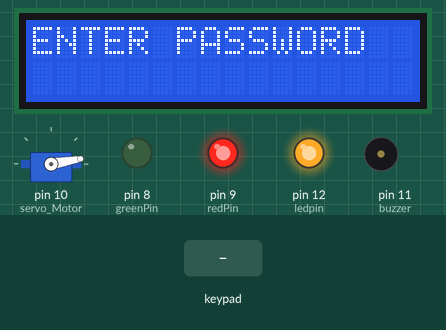
The sketch below on a simulated Arduino Uno, built with avr-gcc and run on an emulated ATmega328P. Shown: 16×2 character LCD, servo, output pins drawn as LEDs (lit = HIGH), buzzer (waves = sounding, pin HIGH). The test bench sets the inputs (shaded band). EEPROM starts erased.

Above: at 6.2 s.
6.3 s: key '*' pressed
At 7.7 s:
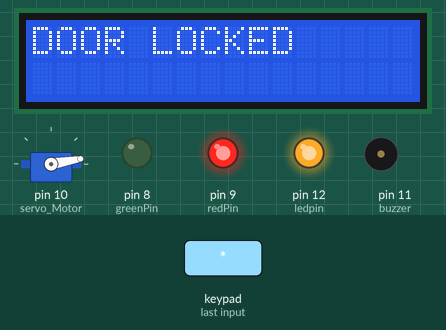
9.3 s: keypad keys 1 2 3 4 pressed 0.4 s apart
At 12.6 s:
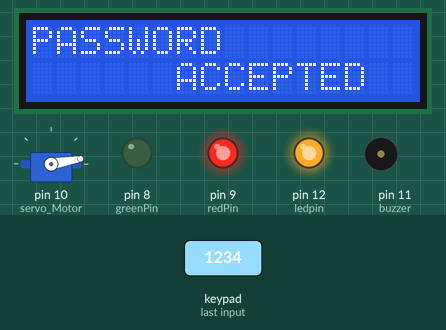
13.9 s: key '#' pressed
16.9 s: keypad keys 5 6 7 * pressed 0.4 s apart
At 19.9 s:
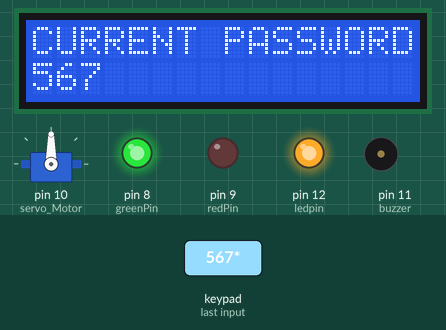
20.1 s: key '#' pressed
23.1 s: keypad keys 1 2 3 4 # pressed 0.4 s apart
At 26.8 s:
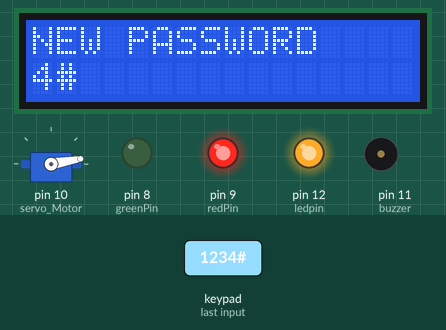
Timing chart, 0 to 28.0 s (numbered marks = the images above; inputs shaded):
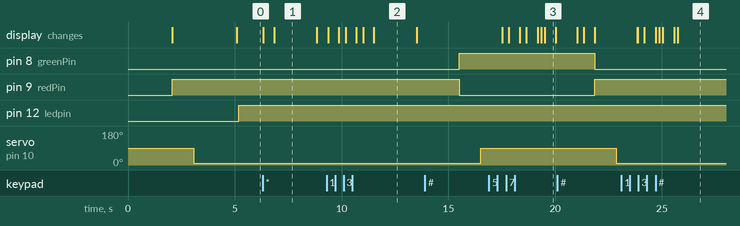

The sketch:

Main_Prog.ino
```cpp
#include<Keypad.h> // KEYPAD LIBRARY FOR KEYPAD INTERFACING
#include<LiquidCrystal.h> // LIBRARY FOR LCD INTERFACING
#include<Servo.h>// LIBRARY FOR SERVO MOTOR
#include<EEPROM.h>


# define buzzer  11// DEFINING PIN FOR BUZZER
# define redPin  9// DEFINING PIN FOR RED LED
# define greenPin 8 // DEFINING PIN FOR GREEN LED
# define ledpin  12// DEFINING PIN FOR OUTDOOR LIGHT

LiquidCrystal lcd(A0, A1, A2, A3, A4, A5);// PINS FOR LCD


char keys[4][3]={ // LAYOUT OF KEYPAD
  {'1', '2', '3'},
  {'4', '5', '6'},
  {'7', '8', '9'},
  {'*', '0', '#'}};

byte rowPin[4]={1, 2, 3, 4}; // ROW PINS OF KEYPAD
byte colPin[3]={5, 6, 7}; // COLUMN PINS OF KEYPAD

Servo servo_Motor;
char initial_password[3],new_password[3]; //VARIABLES FOR PASSWORD.
int position = 0; // VARIABLE FOR DETERMINING THE POSITION.

int wrong = 0; // VARIABLE FOR CALCULATING THE WRONG INPUT.

Keypad keypad=Keypad(makeKeymap(keys),rowPin,colPin,4,3);// MAPPING THE KEYPAD.


int total = 0; // VARIABLE TO DETERMINE THE NUMBER OF WRONG ATTEMPTS.

void setup()
{
 pinMode(ledpin,OUTPUT);
 pinMode(redPin,OUTPUT);
 pinMode(greenPin,OUTPUT);

lcd.begin(16,2);
lcd.print("HOME AUTOMATION");
lcd.setCursor(0,2);
lcd.print("BASED ENERGYMETER");
delay(2000);
lcd.clear();
servo_Motor.attach(10);
setLocked(true);
delay(1000);
initialpassword();
pinMode(buzzer, OUTPUT);
}

void loop()
{

  lcd.clear();
  lcd.print("ENTER PASSWORD");
  delay(100);

 char pressed=keypad.getKey();// TAKING THE INPUT FROM KEYPAD
 String key[3];
 digitalWrite(ledpin,HIGH);
 if(pressed) // IF THE KEY IS PRESSED
 {
  lcd.clear();
  lcd.print("ENTER PASSWORD");
  lcd.setCursor(position,2);
  lcd.print(pressed);
  delay(500);
    if(pressed == '*')// IF THE KEY * IS PRESSED
      {
          lcd.clear();
          lcd.print("DOOR LOCKED");
          position = 0;
          setLocked(true);
          lcd.clear();
      }
      else if (pressed == '#')// IF THE KEY # IS PRESSED
       {

         position = 0;
         lcd.clear();
         change();
       }

    else if(pressed == initial_password[position])// CHECK THE PASSWORD
      {
          key[position]=pressed;
          position++;
      }

    else if (pressed != initial_password[position] )
      {
          wrong++;// IN CASE OF WRONG INPUT INCREMENT BOTH WRONG AND POSITION.
          position ++;
      }


    if(position == 3)// WHEN POSITION == 3 THEN CHECK THE FOLLOWING
      {
          if( wrong >0) // IF ANY WRONG INPUT IF GIVEN THEN INCREMENT TOTAL AND

            {
                total++;
                wrong = 0;
                position = 0;// SET WRONG AND POSITION TO ZERO.
                lcd.clear();
                lcd.print("WRONG");
                lcd.setCursor(5,2);
                lcd.print("PASSWORD");
                delay(1000);
                setLocked(true);
            }

          else if(position == 3 && wrong == 0)// IF NO WRONG VALUE IS GIVEN THEN DISPLAY THE ACCEPTED PASSWORD AND
            {                                  // MOVE THE SERVO MOTOR.

                position = 0;
                wrong = 0;
                lcd.clear();
                lcd.print("PASSWORD");
                lcd.setCursor(6,2);
                lcd.print("ACCEPTED");
                delay(2000);
                lcd.clear();
                lcd.print("DOOR OPEN");
                delay(2000);
                setLocked(false);
            }

          if(total ==3)// IF TOTAL OF 3 ATTEMPTS ARE DONE BY ENTERING WRONG PASS

            {
                total=0; //WORD THEN SOUND A BUZZER AND SET TOTAL TO 0.
                buzzer_beep();
                delay(500);
            }
       }

    }
}

void setLocked(int locked)// FUNCTION TO CHANGE STATUS OF SERVO MOTOR.
  {
    if (locked)
      {
          digitalWrite(redPin, HIGH);
          digitalWrite(greenPin, LOW);
          delay(1000);
          servo_Motor.attach(10);
          servo_Motor.write(10);
          delay(1000);
          servo_Motor.detach();
      }
    else
      {
          digitalWrite(redPin, LOW);
          digitalWrite(greenPin, HIGH);
          delay(1000);
          servo_Motor.attach(10);
          servo_Motor.write(90);
          delay(1000);
          servo_Motor.detach();
      }
  }
void buzzer_beep()// FUNCTION TO BEEP THE BUZZER.
{
 analogWrite(buzzer, 200);
 delay(1000);

   while(1)
   {
   lcd.scrollDisplayLeft();
   delay(200);
   }
}

void change()// FUNCTION TO CHECK THE PASSWORD.
{
  char pressed;
  int j=0;
  lcd.clear();
  lcd.print("CURRENT PASSWORD");
  lcd.setCursor(0,1);
  while(j<3)
  {
   char pressed=keypad.getKey();// TAKING THE INPUT FROM KEYPAD
    if(pressed)

    {
      new_password[j++]=pressed;
      lcd.print(pressed);
    }
    pressed=0;
  }
  delay(500);
  if((strncmp(new_password, initial_password, 3)))// IF THE PASSWORD IS NOT EQUAL TO INITIAL PASSWORD
  {
    lcd.clear();
    lcd.print("WRONG PASSWORD");
    lcd.setCursor(0,1);
    lcd.print("TRY AGAIN");
    delay(1000);
  }
  else       // IF THE PASSWORD IS EQUAL TO INITIAL PASSWORD
 {
    j=0;
    lcd.clear();
    lcd.print("NEW PASSWORD");
    lcd.setCursor(0,1);
    while(j<3)
    {
      char pressed=keypad.getKey();// TAKING THE INPUT FROM KEYPAD
      if(pressed)
      {
        initial_password[j]=pressed;
        lcd.print(pressed);
        EEPROM.write(j,pressed);// WRITING NEW PASSWORD TO EEPROM
        j++;
      }
    }
    lcd.print("PASS CHANGED");
    delay(1000);
  }
  lcd.clear();
  lcd.print("ENTER PASSWORD");
  lcd.setCursor(0,1);
  pressed=0;
}


void initialpassword()// FUNCTION TO GENERATE INITIAL PASSWORD AS 123.
{
  for(int j=0;j<3;j++)
  EEPROM.write(j, j+49);// WRITING PASSWORD TO EEPROM
  for(int j=0;j<3;j++)
    initial_password[j]=EEPROM.read(j);
}
```

Measured:
- after the input at 6.3 s, the display: first changes at once (image 1 shows a later state)
- after the input at 9.3 s, the display: first changes after 0.07 s (image 2 shows a later state)
- what the display in image 1 shows lasts 2.0 s, from 6.8 s to 8.8 s
- what the display in image 3 shows lasts 0.5 s, from 19.5 s to 20.0 s
